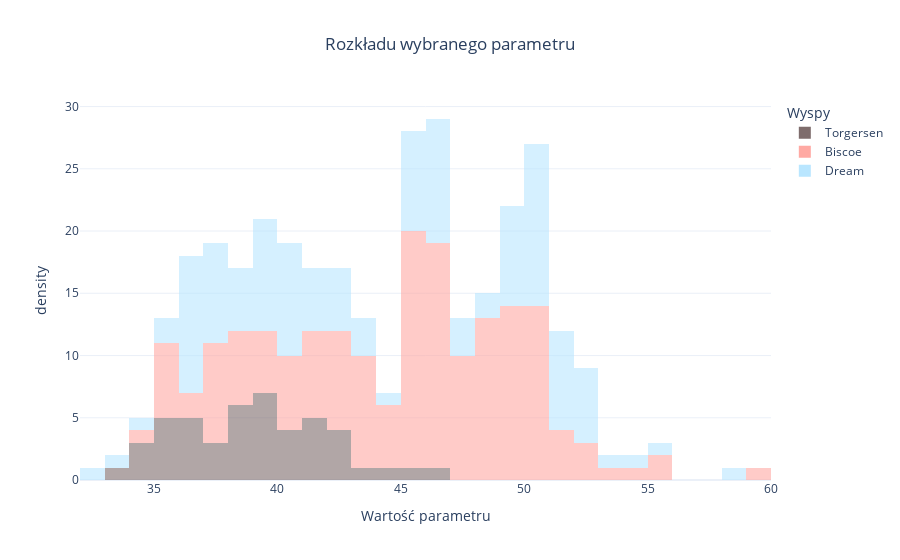

Here is the notebook cell this chart was saved with:
### Code cell
charts[1].show()

### Figure 1 — Plotly figure (JSON) as saved in the notebook; plotly's stock layout.template omitted (floating-point values rounded to 4 significant figures; data arrays with more than 128 entries replaced by an {"elided": "..."} marker saying what was removed)
{"data": [{"alignmentgroup": "True", "bingroup": "x", "histnorm": "density", "hovertemplate": "island=Torgersen<br>Wartość parametru=%{x}<br>density=%{y}<extra></extra>", "legendgroup": "Torgersen", "marker": {"color": "#7e6c6c", "opacity": 0.6, "pattern": {"shape": ""}}, "name": "Torgersen", "nbinsx": 30, "offsetgroup": "Torgersen", "orientation": "v", "showlegend": true, "type": "histogram", "x": [39.1, 39.5, 40.3, 36.7, 39.3, 38.9, 39.2, 41.1, 38.6, 34.6, 36.6, 38.7, 42.5, 34.4, 46, 35.9, 41.8, 33.5, 39.7, 39.6, 45.8, 35.5, 42.8, 40.9, 37.2, 36.2, 42.1, 34.6, 42.9, 36.7, 35.1, 38.6, 37.3, 35.7, 41.1, 36.2, 37.7, 40.2, 41.4, 35.2, 40.6, 38.8, 41.5, 39, 44.1, 38.5, 43.1], "xaxis": "x", "yaxis": "y"}, {"alignmentgroup": "True", "bingroup": "x", "histnorm": "density", "hovertemplate": "island=Biscoe<br>Wartość parametru=%{x}<br>density=%{y}<extra></extra>", "legendgroup": "Biscoe", "marker": {"color": "#ffa9a3", "opacity": 0.6, "pattern": {"shape": ""}}, "name": "Biscoe", "nbinsx": 30, "offsetgroup": "Biscoe", "orientation": "v", "showlegend": true, "type": "histogram", "x": {"elided": "163 float values"}, "xaxis": "x", "yaxis": "y"}, {"alignmentgroup": "True", "bingroup": "x", "histnorm": "density", "hovertemplate": "island=Dream<br>Wartość parametru=%{x}<br>density=%{y}<extra></extra>", "legendgroup": "Dream", "marker": {"color": "#b9e6ff", "opacity": 0.6, "pattern": {"shape": ""}}, "name": "Dream", "nbinsx": 30, "offsetgroup": "Dream", "orientation": "v", "showlegend": true, "type": "histogram", "x": [39.5, 37.2, 39.5, 40.9, 36.4, 39.2, 38.8, 42.2, 37.6, 39.8, 36.5, 40.8, 36, 44.1, 37, 39.6, 41.1, 36, 42.3, 37.3, 41.3, 36.3, 36.9, 38.3, 38.9, 35.7, 41.1, 34, 39.6, 36.2, 40.8, 38.1, 40.3, 33.1, 43.2, 36.8, 37.5, 38.1, 41.1, 35.6, 40.2, 37, 39.7, 40.2, 40.6, 32.1, 40.7, 37.3, 39, 39.2, 36.6, 36, 37.8, 36, 41.5, 46.5, 50, 51.3, 45.4, 52.7, 45.2, 46.1, 51.3, 46, 51.3, 46.6, 51.7, 47, 52, 45.9, 50.5, 50.3, 58, 46.4, 49.2, 42.4, 48.5, 43.2, 50.6, 46.7, 52, 50.5, 49.5, 46.4, 52.8, 40.9, 54.2, 42.5, 51, 49.7, 47.5, 47.6, 52, 46.9, 53.5, 49, 46.2, 50.9, 45.5, 50.9, 50.8, 50.1, 49, 51.5, 49.8, 48.1, 51.4, 45.7, 50.7, 42.5, 52.2, 45.2, 49.3, 50.2, 45.6, 51.9, 46.8, 45.7, 55.8, 43.5, 49.6, 50.8, 50.2], "xaxis": "x", "yaxis": "y"}], "layout": {"barmode": "relative", "legend": {"title": {"text": "Wyspy"}, "tracegroupgap": 0}, "title": {"text": "Rozkładu wybranego parametru", "x": 0.5}, "xaxis": {"anchor": "y", "domain": [0, 1], "title": {"text": "Wartość parametru"}}, "yaxis": {"anchor": "x", "domain": [0, 1], "title": {"text": "density"}}}}
